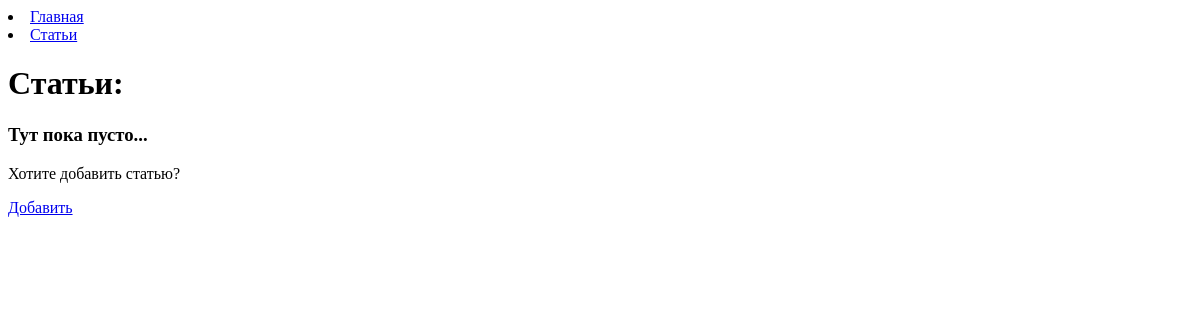
The app's page /articles/, older data.
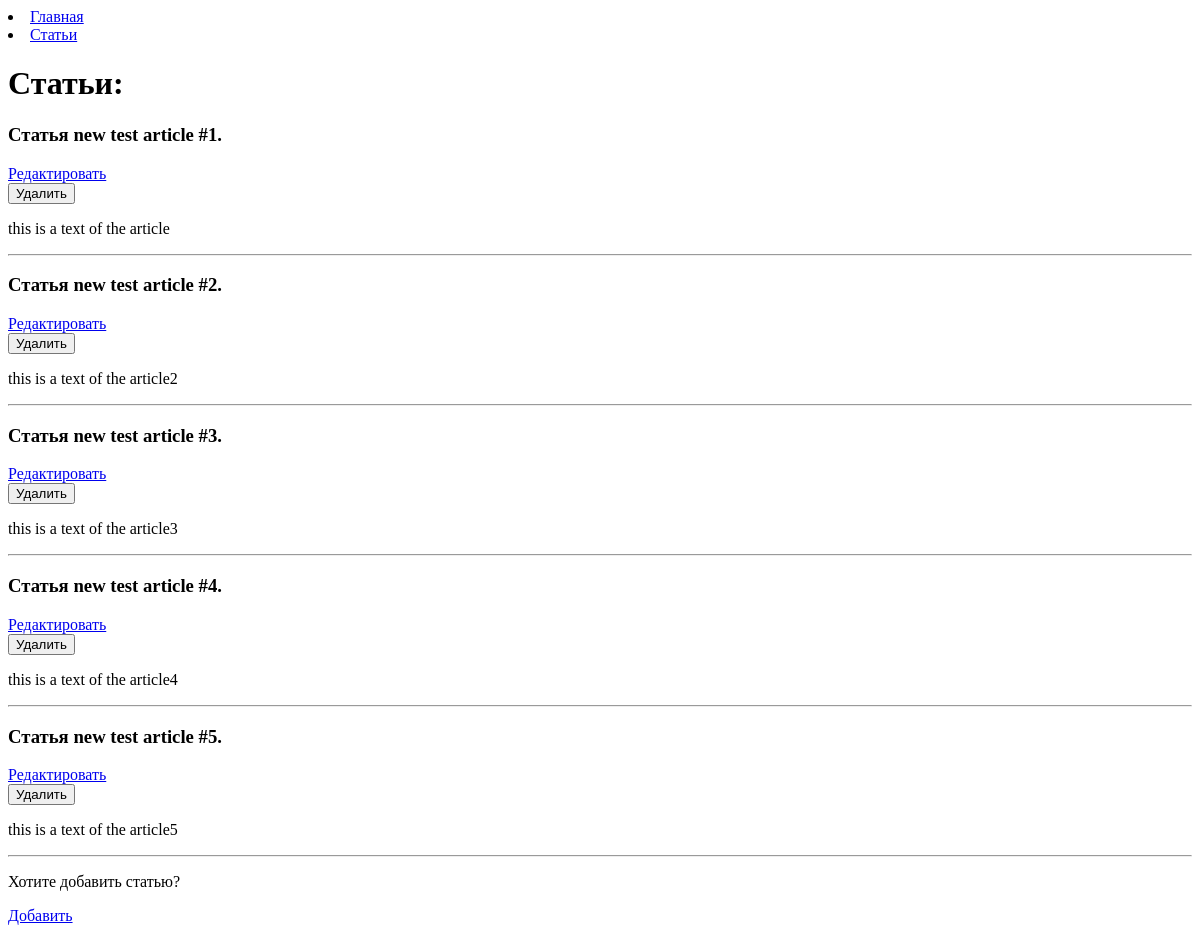
The same page, newer data.
### hexlet_django_blog/article/models.py (models this page shows, shortened)
class Article(models.Model):
    name = models.CharField(max_length=200)
    body = models.TextField()
    created_at = models.DateTimeField(auto_now_add=True)
    updated_at = models.DateTimeField(auto_now=True)

### hexlet_django_blog/article/views.py (the view)
# urls.py: path('', IndexView.as_view(template_name='index.html')),
class IndexView(View):
    def get(self, request):
        articles = Article.objects.all()
        messages = get_messages(request)
        return render(
        request,
        'article/index.html',
        context = {
            'articles': articles,
            'messages': messages
            })

### hexlet_django_blog/article/templates/article/index.html (shortened to what this page needs)
{% extends "base.html" %}
{% block content %}
    <h1>Статьи:</h1>
    {% if articles %}
        {% for article in articles %}
            <h3>Статья {{ article.name }}.</h3>
            <a href="{% url 'articles:update' article_id=article.id %}"> Редактировать</a>
            <form action="{% url 'articles:delete' article_id=article.id %}" method="post">
                <div>
                    <input type="submit" value="Удалить">
                </div>
            </form>
            <p>{{ article.body }}</p>
            <hr>
        {% endfor %}
    {% else %}
        <h3>Тут пока пусто...</h3>
    {% endif %}
    <p>Хотите добавить статью?</p>
    <a href="{% url 'articles:create' %}">Добавить</a>
{% endblock %}

### hexlet_django_blog/templates/base.html (shortened to what this page needs)
<!DOCTYPE html>
<html lang="en">
<head>
</head>
<body>
    <div class="sidebar">
        {% block sidebar %}
        <li>
            <a href="/">Главная</a>
        </li>
        <li>
            <a href="/articles">Статьи</a>
        </li>
        {% endblock %}
    </div>
    <div class="content">
        {% block content %}{% endblock %}
    </div>
</body>
</html>

Row changes from the older to the newer data that the page shows:
added Article: name "new test article #1", body "this is a text of the article"
added Article: name "new test article #2", body "this is a text of the article2"
added Article: name "new test article #3", body "this is a text of the article3"
added Article: name "new test article #4", body "this is a text of the article4"
added Article: name "new test article #5", body "this is a text of the article5"
Text that changed along with them:
text no longer shown: "Тут пока пусто..."
